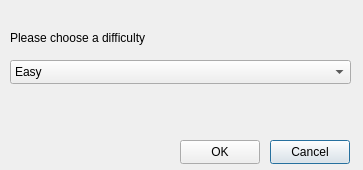
<?xml version="1.0" encoding="UTF-8"?>
<ui version="4.0">
 <class>DifficultyDialog</class>
 <widget class="QDialog" name="DifficultyDialog">
  <property name="geometry">
   <rect>
    <x>0</x>
    <y>0</y>
    <width>363</width>
    <height>170</height>
   </rect>
  </property>
  <property name="windowTitle">
   <string>Dialog</string>
  </property>
  <widget class="QLabel" name="label">
   <property name="geometry">
    <rect>
     <x>10</x>
     <y>30</y>
     <width>151</width>
     <height>16</height>
    </rect>
   </property>
   <property name="text">
    <string>Please choose a difficulty</string>
   </property>
  </widget>
  <widget class="QComboBox" name="diffComboBox">
   <property name="geometry">
    <rect>
     <x>10</x>
     <y>60</y>
     <width>341</width>
     <height>24</height>
    </rect>
   </property>
   <item>
    <property name="text">
     <string>Easy</string>
    </property>
   </item>
   <item>
    <property name="text">
     <string>Normal</string>
    </property>
   </item>
  </widget>
  <widget class="QPushButton" name="cancelButton">
   <property name="geometry">
    <rect>
     <x>270</x>
     <y>140</y>
     <width>80</width>
     <height>24</height>
    </rect>
   </property>
   <property name="text">
    <string>Cancel</string>
   </property>
  </widget>
  <widget class="QPushButton" name="okButton">
   <property name="geometry">
    <rect>
     <x>180</x>
     <y>140</y>
     <width>80</width>
     <height>24</height>
    </rect>
   </property>
   <property name="text">
    <string>OK</string>
   </property>
   <property name="icon">
    <iconset theme="face-sad"/>
   </property>
  </widget>
 </widget>
 <resources/>
 <connections/>
</ui>
